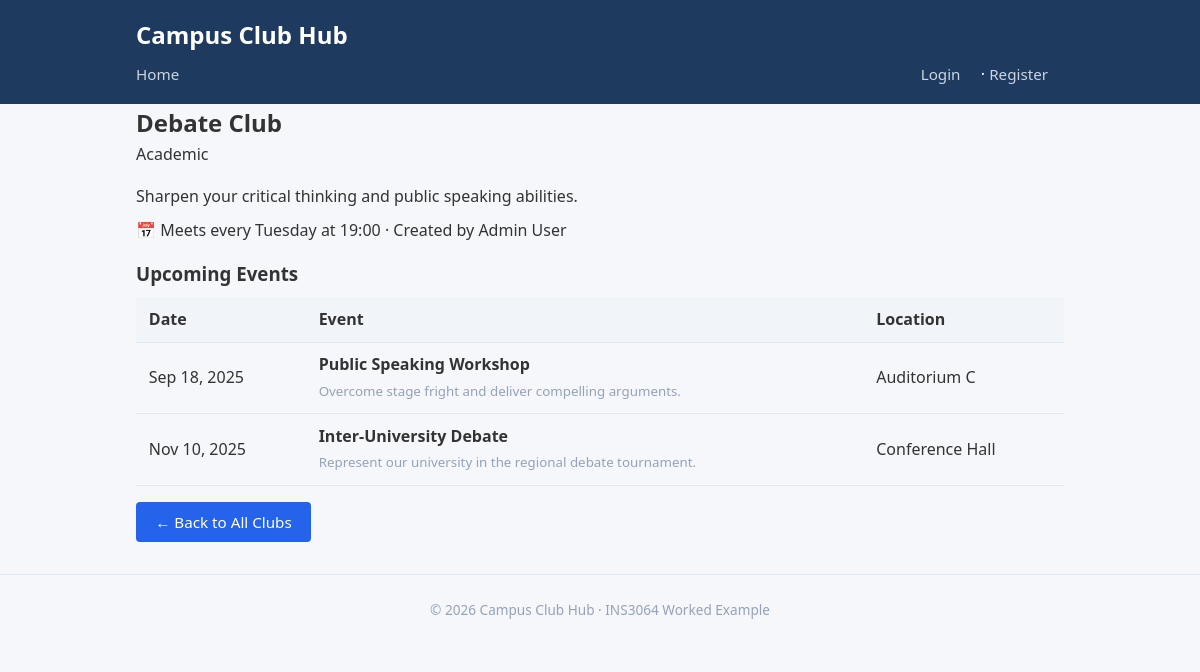
The page /club_detail.php?id=3 on the database its author committed.
### tables this page shows
CREATE TABLE clubs (
    id          INT AUTO_INCREMENT PRIMARY KEY,
    name        VARCHAR(150)  NOT NULL,
    description TEXT          NOT NULL,
    category    VARCHAR(100)  NOT NULL DEFAULT 'General',
    meeting_day VARCHAR(20)   DEFAULT NULL,       
    meeting_time VARCHAR(20)  DEFAULT NULL,       
    created_by  INT           DEFAULT NULL,       
    created_at  TIMESTAMP     NOT NULL DEFAULT CURRENT_TIMESTAMP,
    CONSTRAINT fk_clubs_creator
        FOREIGN KEY (created_by) REFERENCES users(id) ON DELETE SET NULL
);

CREATE TABLE users (
    id         INT AUTO_INCREMENT PRIMARY KEY,
    name       VARCHAR(100)  NOT NULL,
    email      VARCHAR(255)  NOT NULL UNIQUE,
    password   VARCHAR(255)  NOT NULL,           
    role       ENUM('student', 'admin') NOT NULL DEFAULT 'student',
    created_at TIMESTAMP     NOT NULL DEFAULT CURRENT_TIMESTAMP
);

CREATE TABLE events (
    id          INT AUTO_INCREMENT PRIMARY KEY,
    club_id     INT           NOT NULL,
    title       VARCHAR(200)  NOT NULL,
    description TEXT          NOT NULL,
    event_date  DATE          NOT NULL,
    location    VARCHAR(200)  DEFAULT NULL,
    created_at  TIMESTAMP     NOT NULL DEFAULT CURRENT_TIMESTAMP,
    CONSTRAINT fk_events_club
        FOREIGN KEY (club_id) REFERENCES clubs(id) ON DELETE CASCADE
);

### club_detail.php (the view, shortened to what this page needs)
<?php
require_once __DIR__ . '/includes/header.php';
$id = (int) ($_GET['id'] ?? 0);
try {
    $pdo  = getDB();
    $stmt = $pdo->prepare(
        'SELECT c.*, u.name AS creator_name
         FROM clubs c
         LEFT JOIN users u ON c.created_by = u.id
         WHERE c.id = ?'
    );
    $stmt->execute([$id]);
    $club = $stmt->fetch();
} catch (PDOException $e) {
    echo '<div class="alert alert-error">Database error: '
         . htmlspecialchars($e->getMessage(), ENT_QUOTES, 'UTF-8')
         . '</div>';
    $club = false;
}
try {
    $stmt = $pdo->prepare(
        'SELECT * FROM events
         WHERE club_id = ?
         ORDER BY event_date ASC'
    );
    $stmt->execute([$id]);
    $events = $stmt->fetchAll();
} catch (PDOException $e) {
    $events = [];
}
?>
<h2><?= htmlspecialchars($club['name'], ENT_QUOTES, 'UTF-8') ?></h2>
<span class="badge">
    <?= htmlspecialchars($club['category'], ENT_QUOTES, 'UTF-8') ?>
</span>
<p class="mt-2">
    <?= nl2br(htmlspecialchars($club['description'], ENT_QUOTES, 'UTF-8')) ?>
</p>
<div class="meta mt-1 mb-2">
    <?php if ($club['meeting_day'] && $club['meeting_time']): ?>
        📅 Meets every
        <?= htmlspecialchars($club['meeting_day'], ENT_QUOTES, 'UTF-8') ?>
        at <?= htmlspecialchars($club['meeting_time'], ENT_QUOTES, 'UTF-8') ?>
    <?php endif; ?>
    <?php if ($club['creator_name']): ?>
        &middot; Created by
        <?= htmlspecialchars($club['creator_name'], ENT_QUOTES, 'UTF-8') ?>
    <?php endif; ?>
</div>
<h3 class="mt-2 mb-1">Upcoming Events</h3>
<?php if (empty($events)): ?>
    <p class="text-muted">No upcoming events scheduled.</p>
<?php else: ?>
    <table>
        <thead>
            <tr>
                <th>Date</th>
                <th>Event</th>
                <th>Location</th>
            </tr>
        </thead>
        <tbody>
            <?php foreach ($events as $event): ?>
                <tr>
                    <td>
                        <?= date('M j, Y', strtotime($event['event_date'])) ?>
                    </td>
                    <td>
                        <strong>
                            <?= htmlspecialchars($event['title'], ENT_QUOTES, 'UTF-8') ?>
                        </strong>
                        <br>
                        <small class="text-muted">
                            <?= htmlspecialchars($event['description'], ENT_QUOTES, 'UTF-8') ?>
                        </small>
                    </td>
                    <td>
                        <?= htmlspecialchars($event['location'] ?? 'TBA', ENT_QUOTES, 'UTF-8') ?>
                    </td>
                </tr>
            <?php endforeach; ?>
        </tbody>
    </table>
<?php endif; ?>
<p class="mt-2">
    <a href="index.php" class="btn btn-primary">&larr; Back to All Clubs</a>
</p>
<?php require_once __DIR__ . '/includes/footer.php'; ?>

### style.css (style rules this page uses)
*, *::before, *::after { box-sizing: border-box; margin: 0; padding: 0; }
body { font-family: 'Segoe UI', Tahoma, Geneva, Verdana, sans-serif; line-height: 1.6; color: #333; background-color: #f5f7fa; }
a { color: #2563eb; text-decoration: none; }
.btn { display: inline-block; padding: 0.5rem 1.2rem; border: none; border-radius: 4px; font-size: 0.95rem; cursor: pointer; text-align: center; }
.btn-primary { background-color: #2563eb; color: #fff; }
table { width: 100%; border-collapse: collapse; margin-bottom: 1rem; }
th, td { text-align: left; padding: 0.6rem 0.8rem; border-bottom: 1px solid #e2e8f0; }
th { background-color: #f1f5f9; font-weight: 600; }
.text-muted { color: #94a3b8; }
.mt-1 { margin-top: 0.5rem; }
.mt-2 { margin-top: 1rem; }
.mb-1 { margin-bottom: 0.5rem; }
.mb-2 { margin-bottom: 1rem; }

### rows shown on the page
clubs: name "Debate Club", category "Academic", description "Sharpen your critical thinking and public speaking abilities.", meeting_day "Tuesday", meeting_time "19:00", created_by.name "Admin User"
events: event_date "Sep 18, 2025", title "Public Speaking Workshop", description "Overcome stage fright and deliver compelling arguments.", location "Auditorium C"
events: event_date "Nov 10, 2025", title "Inter-University Debate", description "Represent our university in the regional debate tournament.", location "Conference Hall"

### other values the page prints
APP_NAME "Campus Club Hub"
